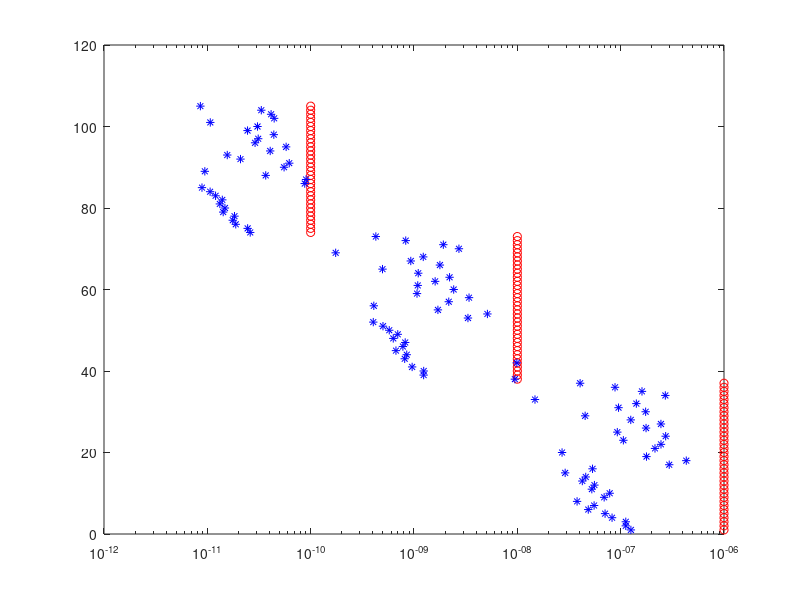

MATLAB code to generate this figure:
close all;
td = load('testdata.txt');
[td_tols, idx] = sort(td(:,4));
td_errs = td(idx,5);
semilogx(flip(td_tols),1:length(td(:,1)),'ro')
hold on 
semilogx(flip(td_errs),1:length(td(:,1)),'b*')